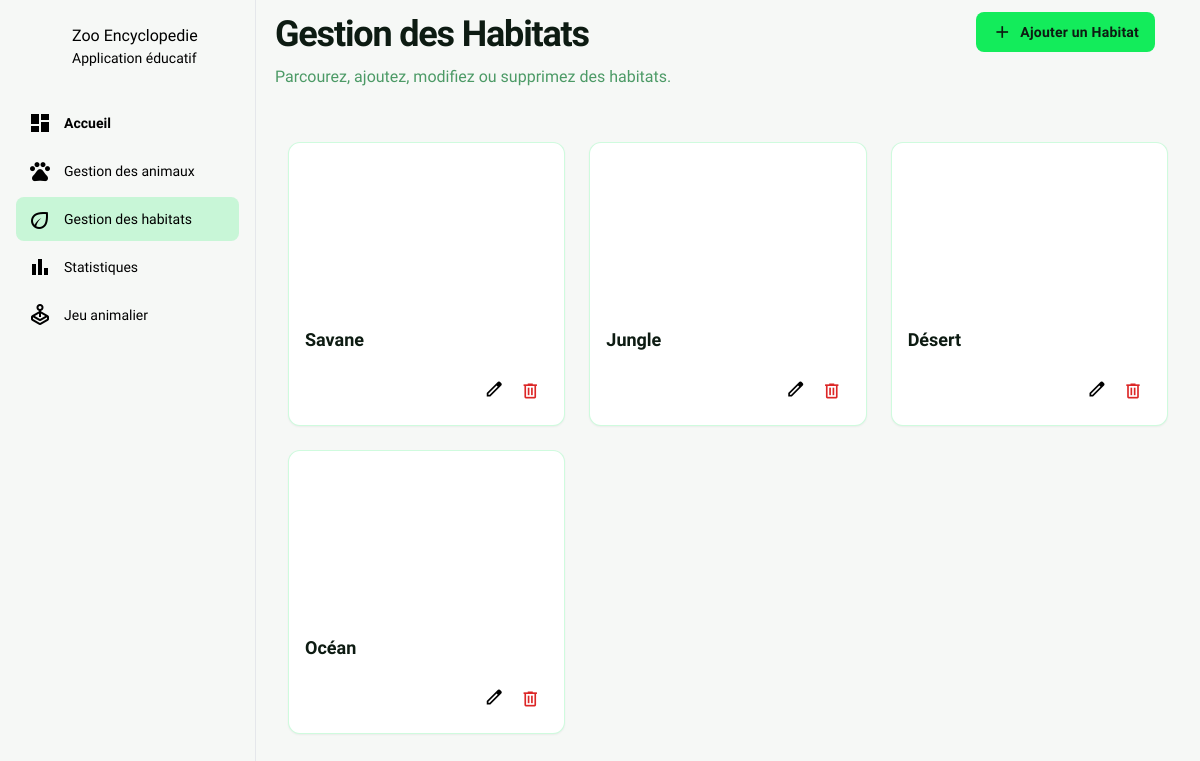
The app's page /pages/gestion_des_habitats.php with its own data.
### tables this page shows
CREATE TABLE Habitat (
    IdHab INT PRIMARY KEY AUTO_INCREMENT,
    NomHab VARCHAR(100) NOT NULL UNIQUE,
    Description_Hab VARCHAR(500) NOT NULL
);

### pages/gestion_des_habitats.php (the view, shortened to what this page needs)
<?php
include "db_connect.php";
$sql = " select * from  habitat";
$resultat = $cennect->query($sql);
$array_habitat = $resultat->fetch_all();
?>
<!DOCTYPE html>
<html class="light" lang="fr">
<head>
	<script src="https://cdn.tailwindcss.com?plugins=forms,container-queries"></script>
	<script id="tailwind-config">
		tailwind.config = {
			darkMode: "class",
			theme: {
				extend: {
					colors: {
						"primary": "#13ec5b",
						"background-light": "#f6f8f6",
						"background-dark": "#102216",
					},
					fontFamily: {
						"display": ["Lexend", "sans-serif"]
					},
					borderRadius: {
						"DEFAULT": "0.25rem",
						"lg": "0.5rem",
						"xl": "0.75rem",
						"full": "9999px"
					},
				},
			},
		}
	</script>
</head>
<body class="font-display bg-background-light dark:bg-background-dark">
	<div class="relative flex h-auto min-h-screen w-full group/design-root ">
		<aside
			class="flex h-screen w-64 flex-col justify-between border-r border-border-light bg-foreground-light p-4 dark:border-border-dark dark:bg-foreground-dark sticky top-0">
			<div class="flex flex-col gap-2">
				<div class="flex items-center gap-3 px-1 py-2">
					<div class="bg-center bg-no-repeat aspect-square bg-cover rounded-full size-10"
						data-alt="Logo du Zoo"
						style='background-image: url("https://lh3.googleusercontent.com/aida-public/AB6AXuB0Lg1OEXJcVVLNu-F6WdrhKg3x_oITAykEs4sv1tonbmxNuSYelzNpbTz0uZeDE9pn5C1fVmaHtkBsSZswb9MqE4bPkadWEdAXoShGf6e9VFYxd2HUxueX0eXHhOxmEmwV81zxkOeXGuTh_FHL-eM-5x7tof3w167DposoHSNPe5IY9s-L-g1NpZN-optSF_VH8WfQOdshKb6i8QxLM0StObMwydCAiXrkhFc1W8izSSSn34g7N28pr0md3jJqxSnH434lfcrFMF8");'>
					</div>
					<div class="flex flex-col">
						<h1
							class="text-base font-medium leading-normal text-text-light-primary dark:text-text-dark-primary">
							Zoo Encyclopedie</h1>
						<p
							class="text-sm font-normal leading-normal text-text-light-secondary dark:text-text-dark-secondary">
							Application éducatif</p>
					</div>
				</div>
				<nav class="mt-4 flex flex-col gap-1">
					<a class="flex items-center gap-3 rounded-lg px-3 py-2.5 hover:bg-primary/10 dark:hover:bg-primary/20" href="index.php">
						<span class="material-symbols-outlined text-text-light dark:text-text-dark"
							style="font-variation-settings: 'FILL' 1;">dashboard</span>
						<span class="text-sm font-semibold leading-normal text-text-light dark:text-text-dark">Accueil </span>
					</a>
					<a class="flex items-center gap-3 rounded-lg px-3 py-2.5 hover:bg-primary/10 dark:hover:bg-primary/20"
						href="gestion_des_animaux.php">
						<span class="material-symbols-outlined text-text-light dark:text-text-dark">pets</span>
						<span class="text-sm font-medium leading-normal text-text-light dark:text-text-dark">Gestion des
							animaux</span>
					</a>
					<a class="flex items-center gap-3 rounded-lg px-3 py-2.5 bg-primary/20 dark:bg-primary/30"
						href="gestion_des_habitats.php">
						<span class="material-symbols-outlined text-text-light dark:text-text-dark">eco</span>
						<span class="text-sm font-medium leading-normal text-text-light dark:text-text-dark">Gestion des
							habitats</span>
					</a>
					<a class="flex items-center gap-3 rounded-lg px-3 py-2.5 hover:bg-primary/10 dark:hover:bg-primary/20"
						href="Statistiques.php">
						<span class="material-symbols-outlined text-text-light dark:text-text-dark">bar_chart</span>
						<span
							class="text-sm font-medium leading-normal text-text-light dark:text-text-dark">Statistiques</span>
					</a>
					<a class="flex items-center gap-3 rounded-lg px-3 py-2.5 hover:bg-primary/10 dark:hover:bg-primary/20"
						href="jeux.php">
						<span class="material-symbols-outlined text-text-light dark:text-text-dark">joystick</span>
						<span class="text-sm font-medium leading-normal text-text-light dark:text-text-dark">Jeu
							animalier</span>
					</a>
				</nav>
			</div>
		</aside>
		<div class="flex-1 flex flex-col">
			<main class="flex-1 p-4 sm:p-6 lg:p-8 position : relative">
				<div class=" mt-[-35px] p-[15px] z-10 position: fixed  left-[260px] right-[30px] bg-background-light    flex flex-wrap justify-between items-start gap-4 mb-6">
					<div class="flex min-w-72 flex-col gap-2">
						<p class="text-[#0d1b12] dark:text-white text-4xl font-black leading-tight tracking-[-0.033em]">Gestion des Habitats</p>
						<p class="text-[#4c9a66] dark:text-primary/70 text-base font-normal leading-normal">Parcourez, ajoutez, modifiez ou supprimez des habitats.</p>
					</div>
					<form action="./gestion_des_habitats.php" method="POST">
						<button class="flex min-w-[84px] max-w-[480px] cursor-pointer items-center justify-center overflow-hidden rounded-lg h-10 px-4 bg-primary text-[#0d1b12] text-sm font-bold leading-normal tracking-[0.015em] hover:bg-opacity-90 transition-colors gap-2" id="ajouter-habitat">
							<span class="material-symbols-outlined text-xl">add</span>
							<span class="truncate">Ajouter un Habitat</span>
						</button>
					</form>
				</div>
				<div class="h-[110px]">
				</div>
				<div class="grid grid-cols-1 sm:grid-cols-2 lg:grid-cols-3 xl:grid-cols-3 gap-6">
					<?php
					if (count($array_habitat))
						foreach ($array_habitat as $habitat) { ?>
						<div class="flex flex-col gap-3 rounded-xl bg-white dark:bg-gray-900/50 border border-primary/20 dark:border-primary/30 shadow-sm transition-shadow hover:shadow-lg overflow-hidden">
							<div class="w-full bg-center bg-no-repeat aspect-video bg-cover" data-alt="Expansive grassy plains of the African Savanna with acacia trees under a blue sky."
								style='background-image: url("images/<?= $habitat[2] ?>");'></div>
							<div class="p-4 flex flex-col flex-1">
								<p class="text-[#0d1b12] dark:text-white text-lg font-bold leading-normal"> <?= $habitat[1] ?></p>
								<div class="flex items-center justify-end gap-2 mt-4">
									<form action="./gestion_des_habitats.php" method="POST">
										<button target="edit" data-id="<?= $habitat[0]; ?> class=" flex items-center justify-center size-9
											rounded-lg hover:bg-primary/20 dark:hover:bg-primary/30 text-[#4c9a66] dark:text-primary/70
											dark:hover:text-primary transition-colors">
											<span class="material-symbols-outlined text-xl">edit</span>
										</button>
									</form>
									<button target="delete" data-id="<?= $habitat[0]; ?>" class="flex items-center justify-center size-9 rounded-lg hover:bg-red-500/10 dark:hover:bg-red-500/20 text-red-600 dark:text-red-500 transition-colors">
										<span class="material-symbols-outlined text-xl">delete</span>
									</button>
								</div>
							</div>
						</div>
					<?php }
					 ?>
				</div>
			</main>
		</div>
	</div>
</body>
</html>

### pages/gestion_des_habitats.php (style rules this page uses)
.material-symbols-outlined { font-variation-settings: 'FILL' 0, 'wght' 400, 'GRAD' 0, 'opsz' 24; }

### records on screen
habitat: NomHab "Savane"
habitat: NomHab "Jungle"
habitat: NomHab "Désert"
habitat: NomHab "Océan"
